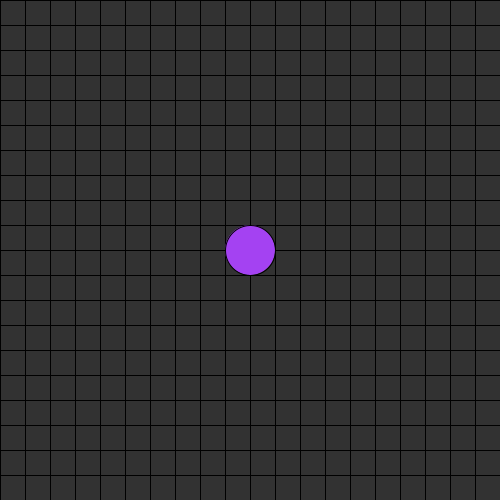
Frame 1 (no input)
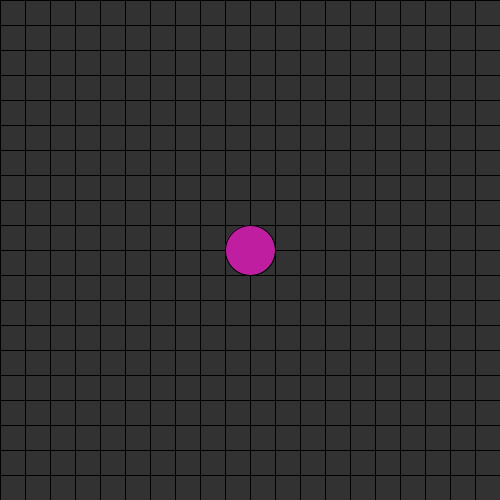
Frame 60 (the mouse pressed at the canvas centre just before this capture)
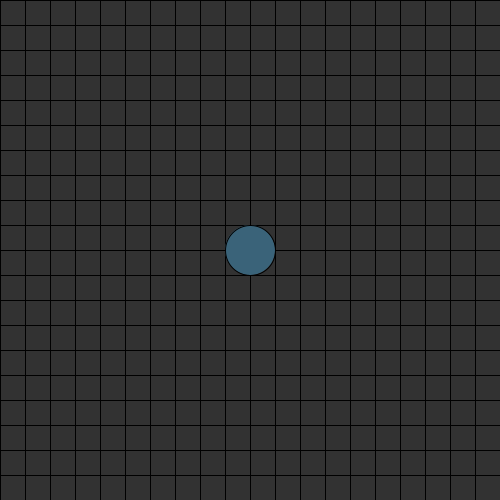
Frame 120 (the mouse held since frame 60 and released just before this capture)

The Processing sketch that drew these frames (run headless with seeded random() and noise(); from frame 60 on, the mouse is pressed at the canvas centre):

// Processing sketch: MovingGrid
// ── MovingGrid.pde
float midX;
float midY;
float currentX;
float currentY;
float speed;
float minGridX = -500;
float minGridY = -500;
float maxGridX = 500;
float maxGridY = 500;
float gridLines = 25;
void setup() {
 size(500,500); 
 midX = width/2;
 midY = height/2;
 currentX = midX;
 currentY = midY;
 speed = 12.5;
}
void draw(){
  checkBoundries();
  background(50);
  drawGrid();
  fill(random(0,255),random(0,255),random(0,255));
  ellipse(midX,midY,50,50);
  println(currentX + ", " + currentY);
}
void keyPressed(){
  if(keyCode == UP){
  currentY += speed;
  }
  if(keyCode == DOWN){
  currentY -= speed;
  }
  if(keyCode == LEFT){
  currentX += speed; 
  }
  if(keyCode == RIGHT){
  currentX -= speed;
  }
}
void drawGrid(){
  for(float x = minGridX; x <= maxGridX; x += gridLines){
  line(x+currentX,minGridY+currentY,x+currentX,maxGridY+currentY);
  }
  for(float y = minGridY; y <= maxGridY; y += gridLines){
  line(minGridX+currentX,y+currentY,maxGridX+currentX,y+currentY);
  }
}
void checkBoundries(){
  if(currentX < minGridX){
    currentX = midX;
  }
  if(currentX > maxGridX){
    currentX = midX;
  }
  if(currentY < minGridY){
    currentY = midY;
  }
  if(currentY > maxGridY){
    currentY = midY;
  }  
}
